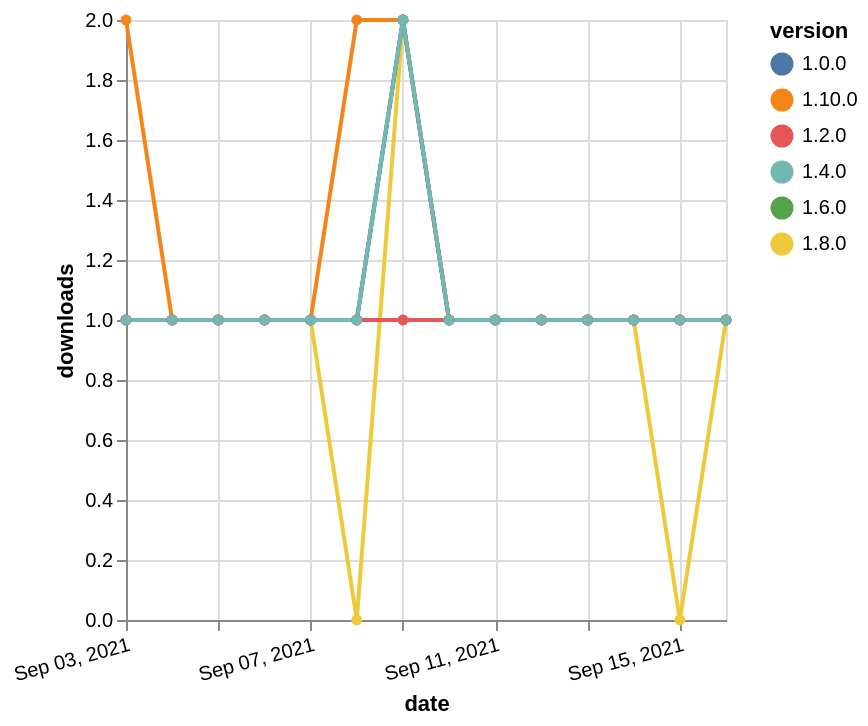

Source (Vega-Lite JSON):
### Vega-Lite specification from a JSON file in a GitHub repository (floating-point values rounded to 4 significant figures)
{"$schema": "https://vega.github.io/schema/vega-lite/v5.json", "description": "A simple bar chart with embedded data.", "data": {"values": [{"date": "2021-09-03", "total": 138, "delta": 1, "version": "1.6.0"}, {"date": "2021-09-04", "total": 139, "delta": 1, "version": "1.6.0"}, {"date": "2021-09-05", "total": 140, "delta": 1, "version": "1.6.0"}, {"date": "2021-09-06", "total": 141, "delta": 1, "version": "1.6.0"}, {"date": "2021-09-07", "total": 142, "delta": 1, "version": "1.6.0"}, {"date": "2021-09-08", "total": 143, "delta": 1, "version": "1.6.0"}, {"date": "2021-09-09", "total": 145, "delta": 2, "version": "1.6.0"}, {"date": "2021-09-10", "total": 146, "delta": 1, "version": "1.6.0"}, {"date": "2021-09-11", "total": 147, "delta": 1, "version": "1.6.0"}, {"date": "2021-09-12", "total": 148, "delta": 1, "version": "1.6.0"}, {"date": "2021-09-13", "total": 149, "delta": 1, "version": "1.6.0"}, {"date": "2021-09-14", "total": 150, "delta": 1, "version": "1.6.0"}, {"date": "2021-09-15", "total": 151, "delta": 1, "version": "1.6.0"}, {"date": "2021-09-16", "total": 152, "delta": 1, "version": "1.6.0"}, {"date": "2021-09-03", "total": 158, "delta": 1, "version": "1.8.0"}, {"date": "2021-09-04", "total": 159, "delta": 1, "version": "1.8.0"}, {"date": "2021-09-05", "total": 160, "delta": 1, "version": "1.8.0"}, {"date": "2021-09-06", "total": 161, "delta": 1, "version": "1.8.0"}, {"date": "2021-09-07", "total": 162, "delta": 1, "version": "1.8.0"}, {"date": "2021-09-08", "total": 162, "delta": 0, "version": "1.8.0"}, {"date": "2021-09-09", "total": 164, "delta": 2, "version": "1.8.0"}, {"date": "2021-09-10", "total": 165, "delta": 1, "version": "1.8.0"}, {"date": "2021-09-11", "total": 166, "delta": 1, "version": "1.8.0"}, {"date": "2021-09-12", "total": 167, "delta": 1, "version": "1.8.0"}, {"date": "2021-09-13", "total": 168, "delta": 1, "version": "1.8.0"}, {"date": "2021-09-14", "total": 169, "delta": 1, "version": "1.8.0"}, {"date": "2021-09-15", "total": 169, "delta": 0, "version": "1.8.0"}, {"date": "2021-09-16", "total": 170, "delta": 1, "version": "1.8.0"}, {"date": "2021-09-03", "total": 121, "delta": 2, "version": "1.10.0"}, {"date": "2021-09-04", "total": 122, "delta": 1, "version": "1.10.0"}, {"date": "2021-09-05", "total": 123, "delta": 1, "version": "1.10.0"}, {"date": "2021-09-06", "total": 124, "delta": 1, "version": "1.10.0"}, {"date": "2021-09-07", "total": 125, "delta": 1, "version": "1.10.0"}, {"date": "2021-09-08", "total": 127, "delta": 2, "version": "1.10.0"}, {"date": "2021-09-09", "total": 129, "delta": 2, "version": "1.10.0"}, {"date": "2021-09-10", "total": 130, "delta": 1, "version": "1.10.0"}, {"date": "2021-09-11", "total": 131, "delta": 1, "version": "1.10.0"}, {"date": "2021-09-12", "total": 132, "delta": 1, "version": "1.10.0"}, {"date": "2021-09-13", "total": 133, "delta": 1, "version": "1.10.0"}, {"date": "2021-09-14", "total": 134, "delta": 1, "version": "1.10.0"}, {"date": "2021-09-15", "total": 135, "delta": 1, "version": "1.10.0"}, {"date": "2021-09-16", "total": 136, "delta": 1, "version": "1.10.0"}, {"date": "2021-09-03", "total": 211, "delta": 1, "version": "1.0.0"}, {"date": "2021-09-04", "total": 212, "delta": 1, "version": "1.0.0"}, {"date": "2021-09-05", "total": 213, "delta": 1, "version": "1.0.0"}, {"date": "2021-09-06", "total": 214, "delta": 1, "version": "1.0.0"}, {"date": "2021-09-07", "total": 215, "delta": 1, "version": "1.0.0"}, {"date": "2021-09-08", "total": 216, "delta": 1, "version": "1.0.0"}, {"date": "2021-09-09", "total": 218, "delta": 2, "version": "1.0.0"}, {"date": "2021-09-10", "total": 219, "delta": 1, "version": "1.0.0"}, {"date": "2021-09-11", "total": 220, "delta": 1, "version": "1.0.0"}, {"date": "2021-09-12", "total": 221, "delta": 1, "version": "1.0.0"}, {"date": "2021-09-13", "total": 222, "delta": 1, "version": "1.0.0"}, {"date": "2021-09-14", "total": 223, "delta": 1, "version": "1.0.0"}, {"date": "2021-09-15", "total": 224, "delta": 1, "version": "1.0.0"}, {"date": "2021-09-16", "total": 225, "delta": 1, "version": "1.0.0"}, {"date": "2021-09-03", "total": 184, "delta": 1, "version": "1.2.0"}, {"date": "2021-09-04", "total": 185, "delta": 1, "version": "1.2.0"}, {"date": "2021-09-05", "total": 186, "delta": 1, "version": "1.2.0"}, {"date": "2021-09-06", "total": 187, "delta": 1, "version": "1.2.0"}, {"date": "2021-09-07", "total": 188, "delta": 1, "version": "1.2.0"}, {"date": "2021-09-08", "total": 189, "delta": 1, "version": "1.2.0"}, {"date": "2021-09-09", "total": 190, "delta": 1, "version": "1.2.0"}, {"date": "2021-09-10", "total": 191, "delta": 1, "version": "1.2.0"}, {"date": "2021-09-11", "total": 192, "delta": 1, "version": "1.2.0"}, {"date": "2021-09-12", "total": 193, "delta": 1, "version": "1.2.0"}, {"date": "2021-09-13", "total": 194, "delta": 1, "version": "1.2.0"}, {"date": "2021-09-14", "total": 195, "delta": 1, "version": "1.2.0"}, {"date": "2021-09-15", "total": 196, "delta": 1, "version": "1.2.0"}, {"date": "2021-09-16", "total": 197, "delta": 1, "version": "1.2.0"}, {"date": "2021-09-03", "total": 165, "delta": 1, "version": "1.4.0"}, {"date": "2021-09-04", "total": 166, "delta": 1, "version": "1.4.0"}, {"date": "2021-09-05", "total": 167, "delta": 1, "version": "1.4.0"}, {"date": "2021-09-06", "total": 168, "delta": 1, "version": "1.4.0"}, {"date": "2021-09-07", "total": 169, "delta": 1, "version": "1.4.0"}, {"date": "2021-09-08", "total": 170, "delta": 1, "version": "1.4.0"}, {"date": "2021-09-09", "total": 172, "delta": 2, "version": "1.4.0"}, {"date": "2021-09-10", "total": 173, "delta": 1, "version": "1.4.0"}, {"date": "2021-09-11", "total": 174, "delta": 1, "version": "1.4.0"}, {"date": "2021-09-12", "total": 175, "delta": 1, "version": "1.4.0"}, {"date": "2021-09-13", "total": 176, "delta": 1, "version": "1.4.0"}, {"date": "2021-09-14", "total": 177, "delta": 1, "version": "1.4.0"}, {"date": "2021-09-15", "total": 178, "delta": 1, "version": "1.4.0"}, {"date": "2021-09-16", "total": 179, "delta": 1, "version": "1.4.0"}]}, "width": "container", "mark": {"type": "line", "point": {"filled": true}}, "encoding": {"x": {"field": "date", "type": "temporal", "timeUnit": "yearmonthdate", "title": "date", "axis": {"labelAngle": -15}}, "y": {"field": "delta", "type": "quantitative", "title": "downloads"}, "color": {"field": "version", "type": "nominal"}, "tooltip": {"field": "delta"}}}
